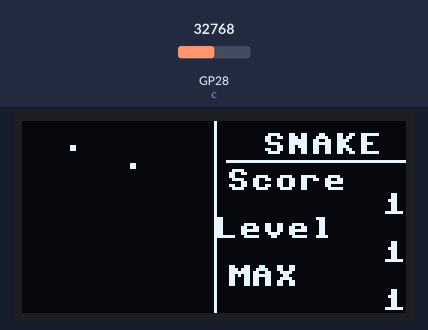
The program below on a simulated Raspberry Pi Pico running MicroPython. Shown: 128×64 one-colour display. The inputs (shaded band) are chosen by the test bench; at power-on: GP28 (c) = 32768 (analog values on the 0–65535 scale). Files the program writes start out absent; random numbers come from a fixed seed; files that are not in the repository are absent; library files of the repository ran but are not shown: ssd1306.py; what the program prints to the serial console is not drawn.

Above: at 1.2 s.
1.3 s: GP28 (c) set to 30896
3.6 s: GP28 (c) set to 19660
6.5 s: GP28 (c) set to 18400
8.6 s: GP28 (c) set to 2192
10.7 s: GP28 (c) set to 1840
At 29.1 s:
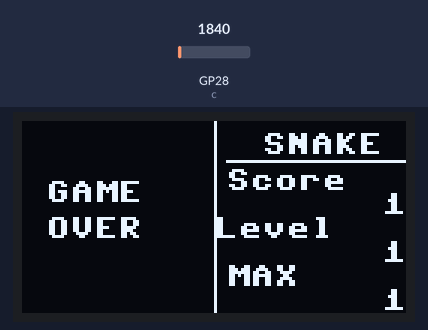
At 32.0 s:
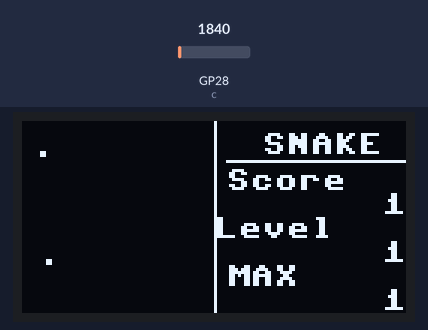
Timing chart, 0 to 33.5 s (numbered marks = the images above; inputs shaded):
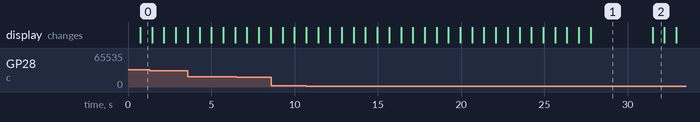

Measured:
- the behaviour switches between 2000 and 1984 on GP28 (c) (found by bisection; images 0 and 1)
- what the display in image 1 shows lasts 3.7 s, from 27.8 s to 31.5 s

The program:

main.py
```python
from snake import Snake,snake_oled,snake_oled_2
from machine import I2C,Pin,ADC
from ssd1306 import SSD1306_I2C#I2C的oled选该方法
import utime as time
import urandom
import ujson


i2c=I2C(0,sda=Pin(0), scl=Pin(1), freq=2000000)
oled = SSD1306_I2C(128, 64, i2c) #你的OLED分辨率，使用I2C
c=ADC(2)
l=1
# c.read_u16()
def level(l=1):
    if l==1:
        time.sleep(0.7)
    elif l==2:
        time.sleep(0.5)
    elif l==3:
        time.sleep(0.4)
    elif l==4:
        time.sleep(0.3)
    else:
        time.sleep(0.2)
def jugg_level(score=0):
    if  score in range(5):
        l=1
    elif  score in range(5,10):
        l=2
    elif score in range(10,15):
        l=3
    elif score in range(15,20):
        l=4
    else:
        l=5
    return l

s=range(9000,11000)
x=range(19000,21000)
z=range(0,2000)
y=range(30000,32000)
q=range(45000,47000)

def game():
    try:
        fs=open("game.conf",'r')
        snake_score=ujson.loads(fs.read())
        fs.close()
    except Exception as e:
        fs=open("game.conf",'w')
        snake_score=[1,]
        fs.close()
    vs=Snake(32,32,len(snake_score))
    f=urandom.randint(0,3)
    while True:
        cc=c.read_u16()
        qx=f
        if cc in s:
            f=0
            if qx==1:
                f=1
            print("s")
        elif cc in x:
            f=1
            if qx==0:
                f=0
            print("x")
        elif cc in z:
            f=2
            if qx==3:
                f=3
            print("z")
        elif cc in y:
            f=3
            if qx==2:
                f=2
            print("y")
        elif cc in q:
            #NOne
            pass
            print("q")
        else:
            pass
            print("0")

        m=vs.do(f)
        score=len(vs.snake)
        l=jugg_level(score)
        if m:
            snake_oled_2(oled,vs.apple,vs.snake)
            # snake_oled(oled,vs.apple,vs.snake)
        else:
            oled.fill(0)
            oled.text("GAME",8,20,1)
            oled.text("OVER",8,32,1)
            fs=open("game.conf",'w')
            snake_score.append(score)
            fs.write(ujson.dumps(snake_score))
            fs.close()
        oled.line(64,0,64,63,1)
        oled.text("SNAKE",80,4,1)
        oled.line(68,13,127,13,1)
        oled.text("Score",68,16,1)
        oled.text(str(score),128-8*len(str(score)),24,1)
        oled.text("Level",64,32,1)
        oled.text(str(l),120,40,1)
        oled.text("MAX",68,48,1)
        oled.text(str(max(snake_score)),128-8*len(str(max(snake_score))),56,1)
        oled.show()
        level(l)
        print(snake_score)
        if not m:
            time.sleep(3)
            game()

game()
```

snake.py
```python
import urandom
class Snake(object):
    def __init__(self,x=32,y=32,s=22):
        urandom.seed(s) #seed
        self.x=x
        self.y=y
        self.snake=[]
        self.apple=[]
        self.randapple()
        self.init_snake()
    def randapple(self):
        m=self.rand()
        if m in self.snake:
            self.randapple()
        self.apple=m
    def init_snake(self):
        s=self.rand()
        self.snake.append(s)
        if s in self.apple:
            self.snake=[]
            self.init_snake()
    def rand(self):
        x=urandom.randint(0,self.x-1)
        y=urandom.randint(0,self.y-1)
        return [x,y]
    def do(self,types=1,q=1):
        # m x n y
        # 上 y-1 0
        # 下 y+1 1
        # 左 x-1 2
        # 右 x+1 3
        ne=[]
        if types==0:
            m=0
            n=-1
        elif types==1:
            m=0
            n=1
        elif types==2:
            m=-1
            n=0
        elif types==3:
            m=1
            n=0
        i=self.snake[0]
        ne=[i[0]+m,i[1]+n]
        if self.juggl():
            if self.jugga(self.snake):
                q=[ne,]+self.snake
                self.snake=q
            else:
                q=[ne,]+self.snake
                self.snake=q
                self.snake.pop()

            return True
        else:
            return False
    def juggl(self):
        head=self.snake[0]
        if head in self.snake[1:]:
            return False
        if head[0]<0 or head[0]>=self.x or head[1]<0 or head[1]>=self.y:
            return False
        return True
    def jugga(self,snakes):
        if self.apple in snakes:
            self.randapple()
            return True
        else:
            return False

def snake_oled(oled,apple,snake):
    oled.fill(0)
    oled.pixel(apple[0],apple[1],1)
    for i in snake:
        oled.pixel(i[0],i[1],1)
    # oled.show()

def snake_oled_2(oled,apple,snake):
    oled.fill(0)
    oled.pixel(2*apple[0],2*apple[1],1)
    oled.pixel(2*apple[0]+1,2*apple[1],1)
    oled.pixel(2*apple[0]+1,2*apple[1]+1,1)
    oled.pixel(2*apple[0],2*apple[1]+1,1)
    for i in snake:
        oled.pixel(2*i[0],2*i[1],1)
        oled.pixel(2*i[0]+1,2*i[1],1)
        oled.pixel(2*i[0]+1,2*i[1]+1,1)
        oled.pixel(2*i[0],2*i[1]+1,1)
    # oled.show()

#snake 前一个为后一个坐标
```
